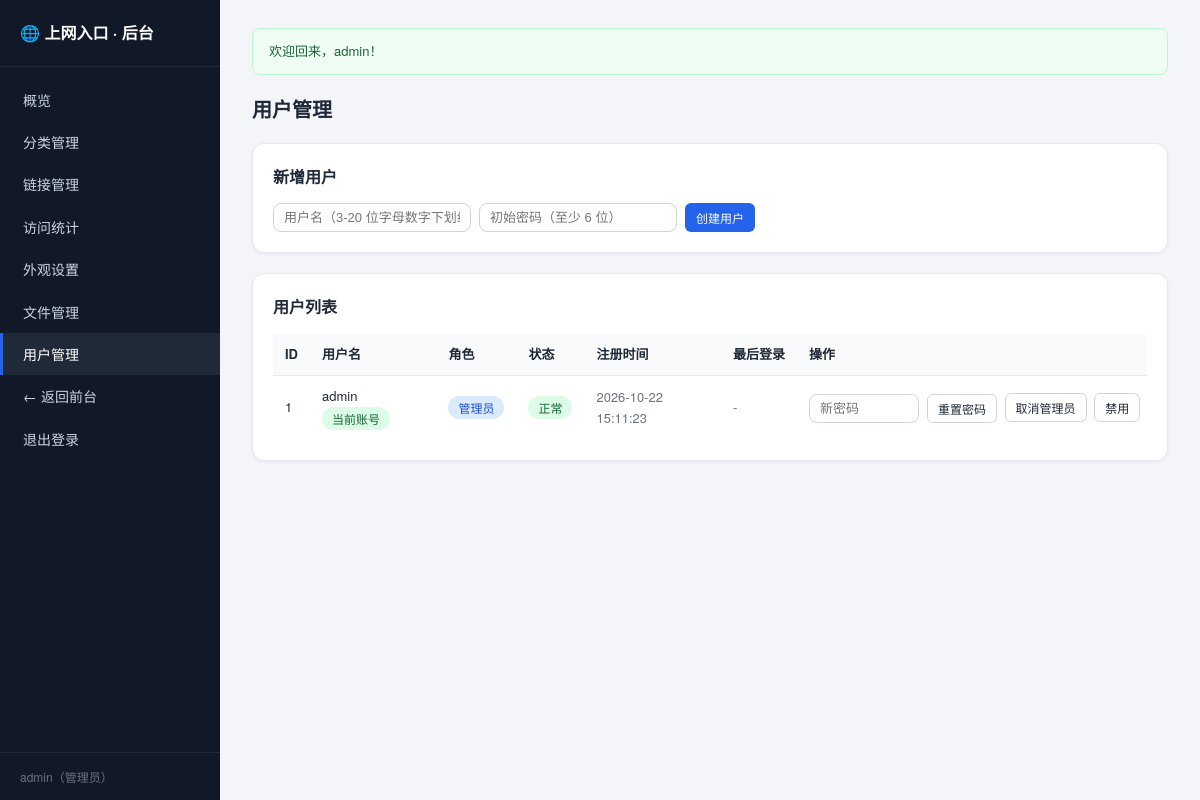
Page /admin/user.php (signed in) on the committed database.
### tables this page shows
CREATE TABLE IF NOT EXISTS `users` (
  `id` INT UNSIGNED AUTO_INCREMENT PRIMARY KEY,
  `username` VARCHAR(50) NOT NULL UNIQUE,
  `password_hash` VARCHAR(255) NOT NULL,
  `role` ENUM('admin','user') NOT NULL DEFAULT 'user',
  `status` TINYINT NOT NULL DEFAULT 1 COMMENT '1=正常 0=禁用',
  `created_at` TIMESTAMP NOT NULL DEFAULT CURRENT_TIMESTAMP,
  `last_login_at` TIMESTAMP NULL DEFAULT NULL
);

### app/db.php (called while the page is built)
<?php
require_once __DIR__ . '/functions.php';
function db(): PDO
{
    static $pdo = null;
    if ($pdo === null) {
        $c = config('db');
        $dsn = "mysql:host={$c['host']};port={$c['port']};dbname={$c['name']};charset={$c['charset']}";
        try {
            $pdo = new PDO($dsn, $c['user'], $c['pass'], [
                PDO::ATTR_ERRMODE            => PDO::ERRMODE_EXCEPTION,
                PDO::ATTR_DEFAULT_FETCH_MODE => PDO::FETCH_ASSOC,
                PDO::ATTR_EMULATE_PREPARES   => false,
            ]);
        } catch (PDOException $e) {
            http_response_code(500);
            exit('数据库连接失败，请检查 app/config.php 中的数据库配置。错误详情：'
                . htmlspecialchars($e->getMessage(), ENT_QUOTES, 'UTF-8'));
        }
    }
    return $pdo;
}

### app/auth.php (called while the page is built, shortened)
<?php
function current_user(): ?array
{
    static $user = false;
    if ($user === false) {
        $stmt = db()->prepare('SELECT id, username, role, status, created_at, last_login_at FROM users WHERE id = ? LIMIT 1');
        $stmt->execute([(int)$_SESSION['user_id']]);
        $row = $stmt->fetch();
        if ($row === false || (int)$row['status'] !== 1) {
            unset($_SESSION['user_id']);
            $user = null;
        } else {
            $user = $row;
        }
    }
    return $user;
}
function is_admin(): bool
{
    $user = current_user();
    return $user !== null && $user['role'] === 'admin';
}
function require_admin(): void
{
    if (!is_admin()) {
        http_response_code(403);
        exit('无权访问该页面。');
    }
}

### public/admin/user.php (the view, shortened to what this page needs)
<?php
require_admin();
$db   = db();
$self = current_user();
$users = $db->query(
    'SELECT id, username, role, status, created_at, last_login_at FROM users ORDER BY id ASC'
)->fetchAll();
$active    = 'user';
include __DIR__ . '/partials/header.php';
?>
<h1 class="page-title">用户管理</h1>
<div class="panel">
  <h2 class="panel-title">新增用户</h2>
  <form class="form-inline" method="post" action="user.php">
    <input class="input input-sm" type="text" name="username" placeholder="用户名（3-20 位字母数字下划线）" required maxlength="20" pattern="[A-Za-z0-9_]{3,20}">
    <input class="input input-sm" type="password" name="password" placeholder="初始密码（至少 6 位）" required minlength="6">
    <button class="btn btn-primary btn-sm" type="submit">创建用户</button>
  </form>
</div>
<div class="panel">
  <h2 class="panel-title">用户列表</h2>
  <?php if (!$users): ?>
    <p class="empty-tip">暂无用户。</p>
  <?php else: ?>
    <div class="table-scroll">
      <table class="table">
        <thead>
          <tr><th>ID</th><th>用户名</th><th>角色</th><th>状态</th><th>注册时间</th><th>最后登录</th><th>操作</th></tr>
        </thead>
        <tbody>
        <?php foreach ($users as $user): ?>
          <tr>
            <td><?= (int)$user['id'] ?></td>
            <td>
              <?= e($user['username']) ?>
              <?php if ((int)$user['id'] === (int)$self['id']): ?>
                <span class="badge badge-on">当前账号</span>
              <?php endif; ?>
            </td>
            <td>
              <?php if ($user['role'] === 'admin'): ?>
                <span class="badge badge-admin">管理员</span>
              <?php else: ?>
                <span class="badge">普通用户</span>
              <?php endif; ?>
            </td>
            <td>
              <?php if ((int)$user['status'] === 1): ?>
                <span class="badge badge-on">正常</span>
              <?php else: ?>
                <span class="badge badge-off">已禁用</span>
              <?php endif; ?>
            </td>
            <td class="cell-muted"><?= e($user['created_at']) ?></td>
            <td class="cell-muted"><?= $user['last_login_at'] ? e($user['last_login_at']) : '-' ?></td>
            <td class="cell-actions">
              <form class="form-inline" method="post" action="user.php">
                <input class="input input-sm input-pwd" type="password" name="password" placeholder="新密码" required minlength="6">
                <button class="btn btn-outline btn-sm" type="submit">重置密码</button>
              </form>
              <form class="form-inline" method="post" action="user.php" <?= ((int)$user['id'] === (int)$self['id']) ? 'data-disabled="1"' : '' ?>>
                <button class="btn btn-outline btn-sm" type="submit" <?= ((int)$user['id'] === (int)$self['id']) ? 'disabled' : '' ?>>
                  <?= $user['role'] === 'admin' ? '取消管理员' : '设为管理员' ?>
                </button>
              </form>
              <form class="form-inline" method="post" action="user.php" data-confirm="确定<?= (int)$user['status'] === 1 ? '禁用' : '启用' ?>账号「<?= e($user['username']) ?>」？">
                <button class="btn btn-outline btn-sm" type="submit" <?= ((int)$user['id'] === (int)$self['id']) ? 'disabled' : '' ?>>
                  <?= (int)$user['status'] === 1 ? '禁用' : '启用' ?>
                </button>
              </form>
            </td>
          </tr>
        <?php endforeach; ?>
        </tbody>
      </table>
    </div>
  <?php endif; ?>
</div>
<?php include __DIR__ . '/partials/footer.php'; ?>

### public/admin/partials/header.php (shortened to what this page needs)
<?php
$navItems = [
    'index'    => ['概览', 'index.php'],
    'category' => ['分类管理', 'category.php'],
    'link'     => ['链接管理', 'link.php'],
    'stats'    => ['访问统计', 'stats.php'],
    'settings' => ['外观设置', 'settings.php'],
    'uploads'  => ['文件管理', 'uploads.php'],
    'user'     => ['用户管理', 'user.php'],
];
?>
<!DOCTYPE html>
<html lang="zh-CN">
<head>
<link rel="stylesheet" href="../assets/css/style.css?v=<?= (int)filemtime(__DIR__ . '/../../assets/css/style.css') ?>">
</head>
<body class="admin-body">
<div class="admin-layout">
  <aside class="admin-sidebar">
    <div class="admin-brand">🌐 上网入口 · 后台</div>
    <nav class="admin-nav">
      <?php foreach ($navItems as $key => $item): ?>
        <a href="<?= $item[1] ?>" class="<?= $active === $key ? 'active' : '' ?>"><?= e($item[0]) ?></a>
      <?php endforeach; ?>
      <a href="../index.php">← 返回前台</a>
      <a href="../logout.php">退出登录</a>
    </nav>
    <div class="admin-user"><?= e(current_user()['username']) ?>（管理员）</div>
  </aside>
  <main class="admin-main">
    <div class="admin-container">
      <?= flash_render() ?>

### public/assets/css/style.css (style rules this page uses)
:root { --primary: #2563eb; --primary-dark: color-mix(in srgb, var(--primary) 78%, #000); --primary-light: color-mix(in srgb, var(--primary) 12%, #fff); --bg: #f3f5f9; --card: #ffffff; --border: #e5e9f0; --text: #1f2937; --muted: #6b7280; --success: #16a34a; --danger: #dc2626; --warning: #d97706; --radius: 12px; --shadow: 0 1px 3px rgba(17, 24, 39, .06); --shadow-lg: 0 10px 25px rgba(17, 24, 39, .1); }
* { box-sizing: border-box; margin: 0; padding: 0; }
html { -webkit-text-size-adjust: 100%; }
body { font-family: "Microsoft YaHei", "PingFang SC", "Helvetica Neue", system-ui, sans-serif; background: var(--bg); color: var(--text); line-height: 1.6; font-size: 14px; }
a { color: var(--primary); text-decoration: none; }
main { min-height: calc(100vh - 160px); padding-top: 24px; padding-bottom: 48px; }
.page-title { font-size: 20px; font-weight: 700; margin-bottom: 18px; }
.input { width: 100%; padding: 10px 12px; border: 1px solid #d1d5db; border-radius: 8px; font-size: 14px; background: #fff; color: var(--text); }
.input-sm { width: auto; padding: 6px 10px; font-size: 13px; }
.input-pwd { width: 110px; }
.form-inline { display: flex; align-items: center; gap: 8px; flex-wrap: wrap; }
.btn { display: inline-flex; align-items: center; justify-content: center; gap: 6px; padding: 10px 16px; border: 1px solid transparent; border-radius: 8px; font-size: 14px; font-weight: 500; cursor: pointer; white-space: nowrap; transition: background .15s ease, border-color .15s ease, color .15s ease; }
.btn-primary { background: var(--primary); color: #fff; }
.btn-outline { background: #fff; border-color: #d1d5db; color: var(--text); }
.btn-sm { padding: 5px 10px; font-size: 12px; border-radius: 6px; }
.admin-body { background: var(--bg); }
.admin-layout { display: flex; min-height: 100vh; }
.admin-sidebar { flex: 0 0 220px; width: 220px; background: #111827; color: #cbd5e1; display: flex; flex-direction: column; position: sticky; top: 0; height: 100vh; }
.admin-brand { padding: 20px; font-size: 16px; font-weight: 700; color: #fff; border-bottom: 1px solid #1f2937; }
.admin-nav { flex: 1; padding: 12px 0; }
.admin-nav a { display: block; padding: 10px 20px; color: #cbd5e1; font-size: 14px; border-left: 3px solid transparent; transition: background .15s ease, color .15s ease; }
.admin-nav a.active { background: #1f2937; color: #fff; border-left-color: var(--primary); }
.admin-user { padding: 14px 20px; font-size: 12px; color: #6b7280; border-top: 1px solid #1f2937; }
.admin-main { flex: 1; min-width: 0; padding: 28px 32px 48px; }
.admin-container { max-width: 1100px; margin: 0 auto; }
.panel { background: var(--card); border: 1px solid var(--border); border-radius: var(--radius); padding: 20px; margin-bottom: 20px; box-shadow: var(--shadow); }
.panel-title { font-size: 16px; font-weight: 700; margin-bottom: 14px; }
.table-scroll { overflow-x: auto; }
.table { width: 100%; border-collapse: collapse; background: #fff; font-size: 13px; }
.table th { text-align: left; padding: 10px 12px; background: #f9fafb; border-bottom: 1px solid var(--border); font-weight: 600; white-space: nowrap; }
.table td { padding: 10px 12px; border-bottom: 1px solid var(--border); vertical-align: middle; }
.table tr:last-child td { border-bottom: 0; }
.cell-muted { color: var(--muted); }
.cell-actions { white-space: nowrap; }
.cell-actions form { display: inline-flex; margin-right: 4px; }
.badge { display: inline-block; padding: 2px 10px; border-radius: 999px; font-size: 12px; background: #f3f4f6; color: #4b5563; white-space: nowrap; }
.badge-on { background: #dcfce7; color: #166534; }
.badge-admin { background: #dbeafe; color: #1d4ed8; }

### rows in the picture
users: username "admin", id "1", shows "当前账号", role "管理员", status "正常", created_at "2026-10-22 15:11:23"

### other values in the picture
$item[0] "概览"
$item[0] "分类管理"
$item[0] "链接管理"
$item[0] "访问统计"
$item[0] "外观设置"
$item[0] "文件管理"
$item[0] "用户管理"
$flash['message'] "欢迎回来，admin！"
